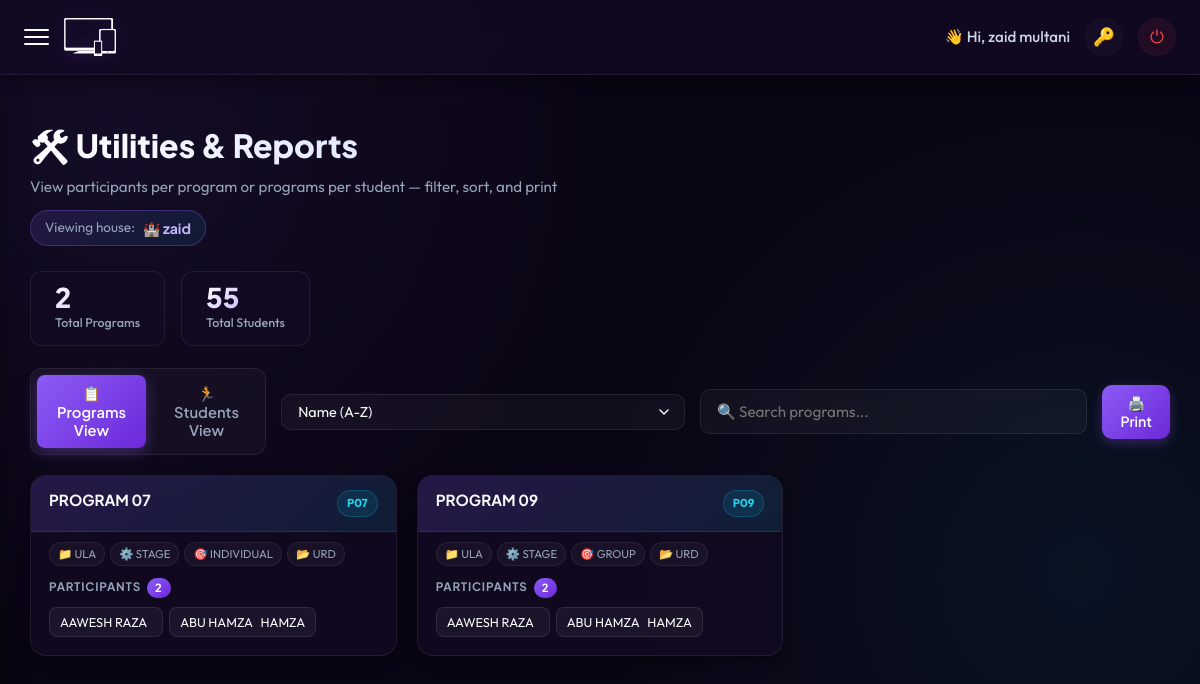
Page /utilities/ (signed in) on the committed database.
### controller/models.py (models this page shows, shortened)
class Student(models.Model):
    user = models.OneToOneField(User, null=True, on_delete=models.CASCADE, related_name="student")
    adno = models.CharField(max_length=5, null=True, blank=True)
    name = models.CharField(max_length=50, null=True, blank=True)
    father = models.CharField(max_length=50, null=True, blank=True)
    section = models.CharField(max_length=10, null=True, blank=True)
    locality = models.CharField(max_length=50, null=True, blank=True)
    state = models.CharField(max_length=50, null=True, blank=True)
    village = models.CharField(max_length=50, null=True, blank=True)
    grade = models.CharField(max_length=3, null=True, blank=True)
    scode = models.CharField(max_length=5, null=True, blank=True)
    house = models.CharField(max_length=50, null=True, blank=True)
    category = models.CharField(max_length=50, null=True, blank=True)
    point = models.IntegerField(null=True, blank=True)
    amount = models.IntegerField(null=True, blank=True)
    assigned_by = models.ForeignKey(User, null=True, blank=True, on_delete=models.SET_NULL, related_name="assigned_students")
    assigned_at = models.DateTimeField(null=True, blank=True)

class Program(models.Model):
    code = models.CharField(max_length=10, null=True, blank=True)
    name = models.CharField(max_length=100, null=True, blank=True)
    mode = models.CharField(max_length=10, null=True, blank=True)
    category = models.CharField(max_length=20, null=True, blank=True)
    section = models.CharField(max_length=10, null=True, blank=True)
    type = models.CharField(max_length=10, null=True, blank=True)
    skill = models.CharField(max_length=100, null=True, blank=True)
    program_duration = models.CharField(max_length=2, null=True, blank=True)
    event_duration = models.CharField(max_length=3, null=True, blank=True)
    count = models.CharField(max_length=3, null=True)
    group_count = models.IntegerField(null=True)
    is_quiz = models.BooleanField(null=True, blank=True)
    date = models.DateField(null=True, blank=True)
    language = models.CharField(max_length=20, null=True, blank=True)
    is_multilingual = models.BooleanField(default=False)
    start_time = models.TimeField(null=True, blank=True)
    end_time = models.TimeField(null=True, blank=True)
    min_participants = models.IntegerField(default=1, null=True, blank=True)
    max_participants = models.IntegerField(default=1, null=True, blank=True)
    max_entries_per_house = models.IntegerField(null=True, blank=True, help_text="Max participants/teams a single house can send to this program")

class ProgramParticipant(models.Model):
    program = models.ForeignKey(Program, on_delete=models.CASCADE, related_name="program_participants", null=True)
    participant = models.ForeignKey(Student, on_delete=models.CASCADE, related_name="student_programs", null=True)
    role = models.CharField(max_length=20, default='Participant')
    class Meta:
        unique_together = ('program', 'participant')

### controller/views.py (the view)
# urls.py: path('utilities/', views.utilities, name='utilities'),
@login_required
def utilities(request):
    groups = [g.name for g in request.user.groups.all()]
    if not ('Admin' in groups or 'teacher' in groups or 'leader' in groups):
        messages.error(request, "You do not have permission to access the Utilities page.")
        return redirect('dashboard')
    leader_house = None
    if 'leader' in groups and 'Admin' not in groups and 'teacher' not in groups:
        leader_student = Student.objects.filter(user=request.user).first()
        if leader_student and leader_student.house:
            leader_house = leader_student.house
        else:
            leader_house = request.user.username
    if leader_house:
        house_participants = ProgramParticipant.objects.filter(
            participant__house=leader_house
        ).select_related('participant')
        students = Student.objects.filter(house=leader_house).prefetch_related('student_programs__program').order_by('name')
        programs = Program.objects.filter(
            program_participants__participant__house=leader_house
        ).distinct().prefetch_related(
            Prefetch('program_participants', queryset=house_participants)
        ).order_by('name')
    else:
        programs = Program.objects.all().prefetch_related('program_participants__participant').order_by('name')
        students = Student.objects.all().prefetch_related('student_programs__program').order_by('name')
    context = {
        'groups': groups,
        'programs': programs,
        'students': students,
        'leader_house': leader_house,
    }
    return render(request, 'utilities.html', context)

### controller/context_processors.py (called while the page is built)
def user_groups(request):
    if request.user.is_authenticated:
        return {
            'groups': list(request.user.groups.values_list('name', flat=True))
        }
    return {'groups': []}

### controller/templates/utilities.html (shortened to what this page needs)
{% extends 'dashboard.html' %}
{% load static %}
{% block content %}
<div style="width: 100%; max-width: 1300px; margin: 0 auto; padding: 0 20px 40px 20px;">
    <div style="margin-bottom: 25px;" class="no-print">
        <h2 style="font-family: var(--font-display); font-size: 2rem; font-weight: 800; background: linear-gradient(135deg, #fff 0%, #a5b4fc 100%); -webkit-background-clip: text; -webkit-text-fill-color: transparent; background-clip: text; margin: 0 0 4px 0;">🛠️ Utilities &amp; Reports</h2>
        <p style="color: var(--text-muted); font-family: var(--font-body); margin: 0; font-size: 0.95rem;">View participants per program or programs per student — filter, sort, and print</p>
        {% if leader_house %}
        <div style="display:inline-flex; align-items:center; gap:8px; margin-top:10px; padding:6px 14px; border-radius:20px; background:linear-gradient(135deg,rgba(139,92,246,0.15),rgba(6,182,212,0.1)); border:1px solid rgba(139,92,246,0.3);">
            <span style="font-size:0.85rem; color:var(--text-muted); font-family:var(--font-body);">Viewing house:</span>
            <span style="font-size:0.88rem; font-weight:700; color:#c4b5fd; font-family:var(--font-display);">🏰 {{ leader_house }}</span>
        </div>
        {% endif %}
    </div>
    <div class="util-stats-bar no-print">
        <div class="util-stat">
            <span class="util-stat-value">{{ programs.count }}</span>
            <span class="util-stat-label">Total Programs</span>
        </div>
        <div class="util-stat">
            <span class="util-stat-value">{{ students.count }}</span>
            <span class="util-stat-label">Total Students</span>
        </div>
    </div>
    <div class="util-toolbar">
        <div class="util-tab-bar">
            <button class="util-tab active" onclick="switchUtilTab('programs')" id="tab-programs-btn">
                📋 Programs View
            </button>
            <button class="util-tab" onclick="switchUtilTab('students')" id="tab-students-btn">
                🏃 Students View
            </button>
        </div>
            <select class="util-sort" id="util-sort-select" onchange="sortCards()">
                <option value="name-asc">Name (A-Z)</option>
            </select>
            <input type="text" class="util-search" id="util-search-input"
                placeholder="🔍 Search programs..." oninput="filterCards()">
            <button class="util-btn util-btn-primary" onclick="printPage()">
                🖨️ Print
            </button>
    </div>
    <div id="util-tab-programs">
        <div class="util-cards-grid" id="programs-grid">
            {% for program in programs %}
            <div class="util-card"
                 data-search="{{ program.name|lower }} {{ program.code|lower|default:'' }} {{ program.category|lower|default:'' }} {{ program.mode|lower|default:'' }} {{ program.section|lower|default:'' }}"
                 data-name="{{ program.name|lower|default:'zzzz' }}"
                 data-count="{{ program.program_participants.all|length }}">
                <div class="util-card-header">
                    <div class="util-card-title">{{ program.name }}</div>
                    <span class="util-card-code">{{ program.code|default:"—" }}</span>
                </div>
                <div class="util-card-meta">
                    {% if program.category %}<span class="util-meta-badge">📁 {{ program.category }}</span>{% endif %}
                    {% if program.mode %}<span class="util-meta-badge">⚙️ {{ program.mode }}</span>{% endif %}
                    {% if program.type %}<span class="util-meta-badge">🎯 {{ program.type }}</span>{% endif %}
                    {% if program.section %}<span class="util-meta-badge">📂 {{ program.section }}</span>{% endif %}
                </div>
                <div class="util-card-body">
                    <div class="util-participants-label">
                        Participants <span class="util-count-badge">{{ program.program_participants.all|length }}</span>
                    </div>
                    <div class="util-participants-list">
                        {% for pp in program.program_participants.all %}
                        <span class="util-participant-badge">
                            {{ pp.participant.name|default:"Unknown" }}
                        </span>
                        {% empty %}
                        <span class="util-empty">No participants assigned</span>
                        {% endfor %}
                    </div>
                </div>
            </div>
            {% empty %}
            <div class="util-no-results"><span>📋</span><p>No programs found.</p></div>
            {% endfor %}
        </div>
    </div>
</div>
{% endblock %}

### controller/templates/dashboard.html (shortened to what this page needs)
{% load static %}
<!DOCTYPE html>
<html lang="en">
<head>
</head>
<link rel="stylesheet" href="{% static 'style/styles.css' %}">
<body>
    <nav>
        <div class="nav-container">
            <div style="display: flex; align-items: center; gap: 15px;">
                <div class="nav-toggle" id="sidebar-toggle">
                    <span></span>
                    <span></span>
                    <span></span>
                </div>
                <div class="nav-logo">
                    <img src="{% static 'images/white.png' %}" alt="">
                </div>
            </div>
            <div class="nav-user-actions">
                <span class="user-greeting">👋 Hi, {{user.first_name|default:user.username}}</span>
                <a href="#" onclick="openPasswordModal()" title="Change Password">🔑</a>
                <a href="{% url 'logout' %}" title="Logout">⏻</a>
            </div>
        </div>
    </nav>
    <main class="main_area">
        {% block content %}{% endblock %}
    </main>
</body>
</html>

### rows in the picture
Student: house "zaid"
Program: name "PROGRAM 07", code "P07", category "ULA", mode "STAGE", type "INDIVIDUAL", section "URD", program_participants.all|length "2"
ProgramParticipant: participant.name "AAWESH RAZA"
ProgramParticipant: participant.name "ABU HAMZA HAMZA"
Program: name "PROGRAM 09", code "P09", category "ULA", mode "STAGE", type "GROUP", section "URD", program_participants.all|length "2"
ProgramParticipant: participant.name "AAWESH RAZA"
ProgramParticipant: participant.name "ABU HAMZA HAMZA"

### other values in the picture
{{ user.first_name|default:user.username }} "zaid multani"
{{ programs.count }} "2"
{{ students.count }} "55"
